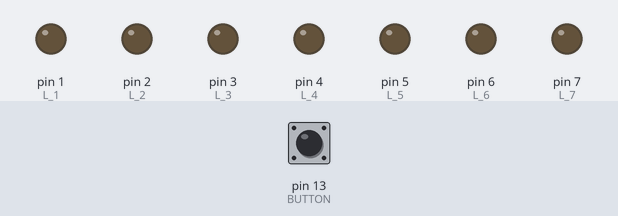
The sketch below on a simulated Arduino Uno, built with avr-gcc and run on an emulated ATmega328P. Shown: output pins drawn as LEDs (lit = HIGH). The inputs (shaded band) are chosen by the test bench; at power-on: pin 13 (BUTTON) LOW. Random numbers use the default seed unless the sketch sets one.

Above: at 1.2 s.
1.3 s: pin 13 (BUTTON) pulled HIGH for 0.15 s
At 1.9 s:
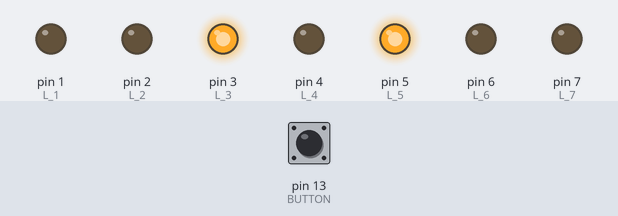
2.9 s: pin 13 (BUTTON) pulled HIGH for 1 s
At 4.4 s:
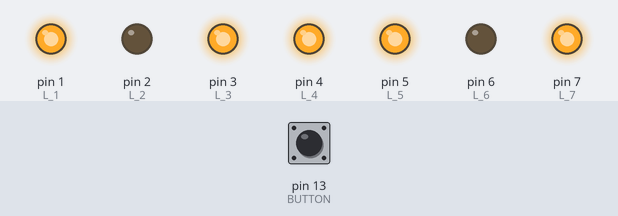
5.4 s: pin 13 (BUTTON) pulled HIGH for 0.15 s
At 6.6 s:
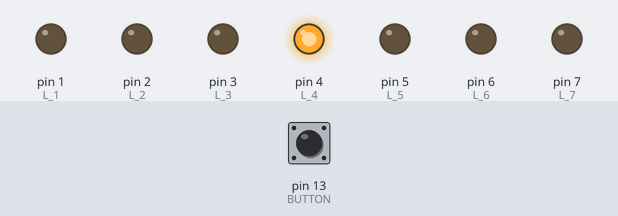
7.0 s: pin 13 (BUTTON) pulled HIGH for 3.2 s
At 11.4 s:
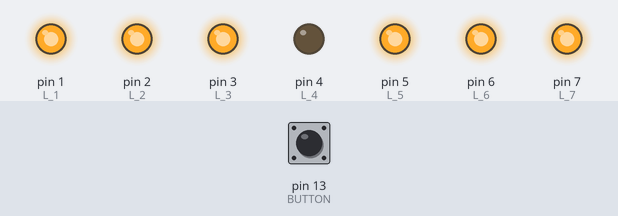
11.7 s: pin 13 (BUTTON) pulsed HIGH 2 times (0.12 s each, 0.3 s apart)
At 12.5 s:
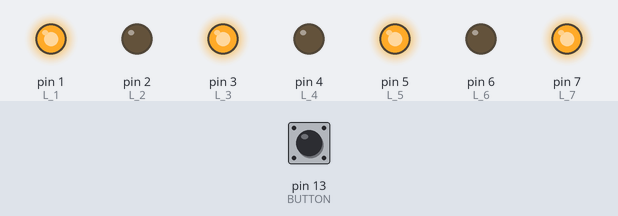
Timing chart, 0 to 14.7 s (numbered marks = the images above; inputs shaded):
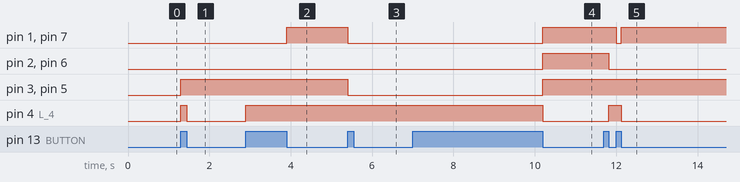

The sketch:

dice.ino
```cpp
const int BUTTON = 13;
const int L_1 = 1;
const int L_2 = 2;
const int L_3 = 3;
const int L_4 = 4;
const int L_5 = 5;
const int L_6 = 6;
const int L_7 = 7;

const int nums[7][7] = {
  {L_4, 0, 0, 0, 0, 0,0},
  {L_3, L_5, 0, 0, 0, 0,0},
  {L_3, L_4, L_5, 0, 0, 0,0},
  {L_1, L_3, L_5, L_7, 0, 0,0},
  {L_1, L_3, L_4, L_5, L_7, 0,0},
  {L_1, L_2, L_3, L_5, L_6, L_7,0},
  {L_1, L_2, L_3,L_4,L_5, L_6, L_7}
};

byte lastButtonState = LOW;

void turn(int num, byte state) {
  for (int i = 0; i < 7; i++) {
    int l = nums[num][i];
    if (l != 0){
    digitalWrite(nums[num][i], state);
    }
  }
}

void setup() {
  randomSeed(analogRead(0));

  pinMode(L_1, OUTPUT);
  pinMode(L_2, OUTPUT);
  pinMode(L_3, OUTPUT);
  pinMode(L_4, OUTPUT);
  pinMode(L_5, OUTPUT);
  pinMode(L_6, OUTPUT);
  pinMode(L_7, OUTPUT);
  pinMode(BUTTON, INPUT);

}

void loop() {

  byte buttonState = digitalRead(BUTTON);
  if (buttonState != lastButtonState) {
    lastButtonState = buttonState;
    turn(6, LOW);
    int nRandom = random(0, 6);
    turn(nRandom, HIGH);
  }

}
```

Measured:
- after the input at 1.3 s, pin 3 (L_3), pin 5 (L_5): LOW → HIGH at once; pin 4 (L_4): LOW → HIGH at once, → LOW 0.15 s later
- after the input at 2.9 s, pin 1 (L_1), pin 7 (L_7): LOW → HIGH after 1.0 s; pin 4 (L_4): LOW → HIGH at once
- after the input at 5.4 s, pin 1 (L_1), pin 3 (L_3), pin 5 (L_5), pin 7 (L_7): HIGH → LOW at once
- after the input at 7.0 s, pin 1 (L_1), pin 2 (L_2), pin 3 (L_3), pin 5 (L_5), pin 6 (L_6), pin 7 (L_7): LOW → HIGH after 3.2 s; pin 4 (L_4): HIGH → LOW after 3.2 s
- after the input at 11.7 s, pin 1 (L_1), pin 7 (L_7): HIGH → LOW after 0.30 s, → HIGH 0.12 s later; pin 2 (L_2), pin 6 (L_6): HIGH → LOW after 0.12 s; pin 4 (L_4): LOW → HIGH after 0.12 s, → LOW 0.30 s later
